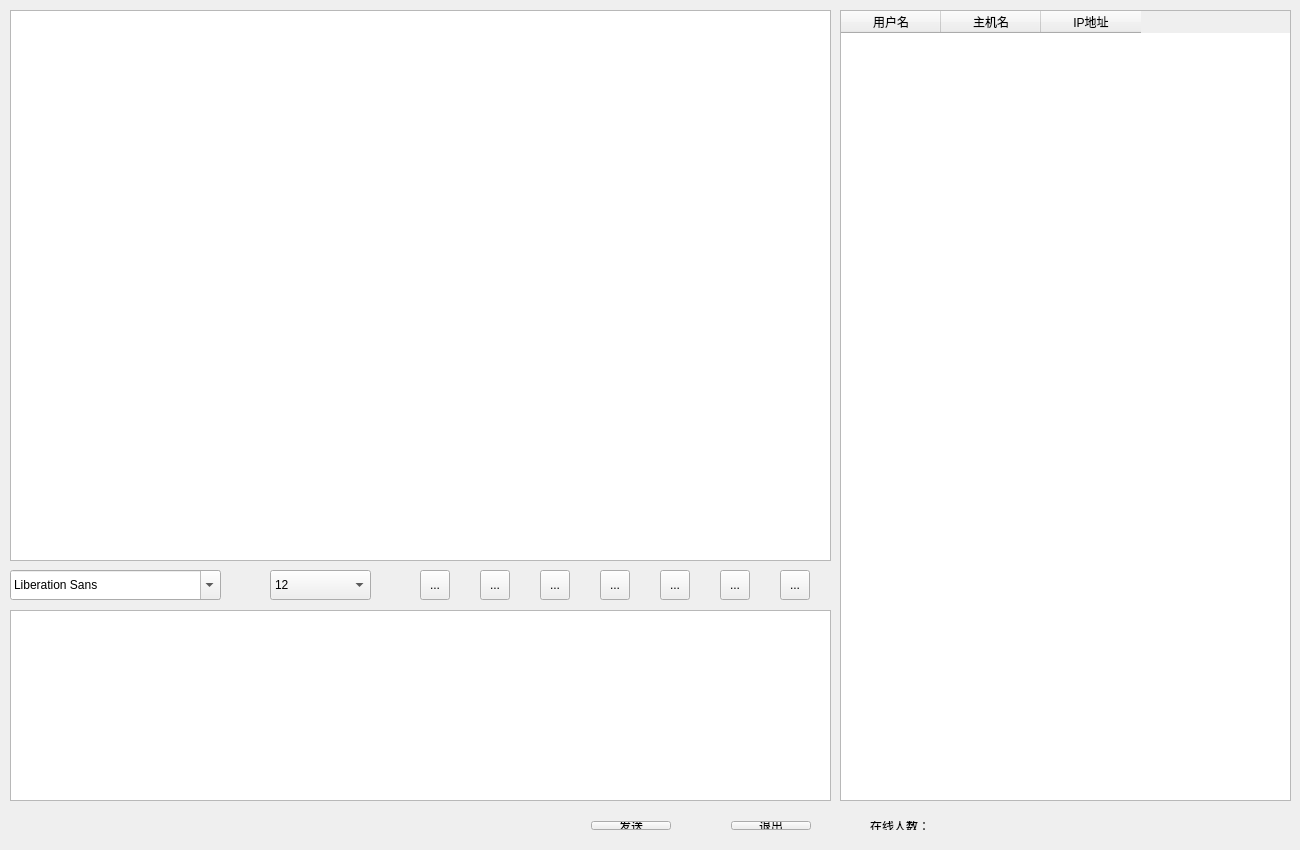
<?xml version="1.0" encoding="UTF-8"?>
<ui version="4.0">
 <class>Widget</class>
 <widget class="QWidget" name="Widget">
  <property name="geometry">
   <rect>
    <x>0</x>
    <y>0</y>
    <width>1300</width>
    <height>850</height>
   </rect>
  </property>
  <property name="minimumSize">
   <size>
    <width>1300</width>
    <height>850</height>
   </size>
  </property>
  <property name="maximumSize">
   <size>
    <width>1300</width>
    <height>850</height>
   </size>
  </property>
  <property name="windowTitle">
   <string>Qicp2.0</string>
  </property>
  <widget class="QTextBrowser" name="messageBrowser">
   <property name="geometry">
    <rect>
     <x>10</x>
     <y>10</y>
     <width>821</width>
     <height>551</height>
    </rect>
   </property>
  </widget>
  <widget class="QFontComboBox" name="fontComboBox">
   <property name="geometry">
    <rect>
     <x>10</x>
     <y>570</y>
     <width>211</width>
     <height>30</height>
    </rect>
   </property>
  </widget>
  <widget class="QComboBox" name="sizeComboBox">
   <property name="geometry">
    <rect>
     <x>270</x>
     <y>570</y>
     <width>101</width>
     <height>30</height>
    </rect>
   </property>
   <property name="currentIndex">
    <number>3</number>
   </property>
   <item>
    <property name="text">
     <string>9</string>
    </property>
   </item>
   <item>
    <property name="text">
     <string>10</string>
    </property>
   </item>
   <item>
    <property name="text">
     <string>11</string>
    </property>
   </item>
   <item>
    <property name="text">
     <string>12</string>
    </property>
   </item>
   <item>
    <property name="text">
     <string>13</string>
    </property>
   </item>
   <item>
    <property name="text">
     <string>14</string>
    </property>
   </item>
   <item>
    <property name="text">
     <string>15</string>
    </property>
   </item>
   <item>
    <property name="text">
     <string>16</string>
    </property>
   </item>
   <item>
    <property name="text">
     <string>17</string>
    </property>
   </item>
   <item>
    <property name="text">
     <string>18</string>
    </property>
   </item>
   <item>
    <property name="text">
     <string>19</string>
    </property>
   </item>
   <item>
    <property name="text">
     <string>20</string>
    </property>
   </item>
   <item>
    <property name="text">
     <string>21</string>
    </property>
   </item>
   <item>
    <property name="text">
     <string>22</string>
    </property>
   </item>
  </widget>
  <widget class="QToolButton" name="boldToolBtn">
   <property name="geometry">
    <rect>
     <x>420</x>
     <y>570</y>
     <width>30</width>
     <height>30</height>
    </rect>
   </property>
   <property name="toolTip">
    <string extracomment="加粗"/>
   </property>
   <property name="styleSheet">
    <string notr="true">#frame{border:1px solid rgb(255, 255, 255)}</string>
   </property>
   <property name="text">
    <string>...</string>
   </property>
   <property name="iconSize">
    <size>
     <width>22</width>
     <height>22</height>
    </size>
   </property>
   <property name="checkable">
    <bool>true</bool>
   </property>
  </widget>
  <widget class="QToolButton" name="italicToolBtn">
   <property name="geometry">
    <rect>
     <x>480</x>
     <y>570</y>
     <width>30</width>
     <height>30</height>
    </rect>
   </property>
   <property name="toolTip">
    <string extracomment="倾斜"/>
   </property>
   <property name="text">
    <string>...</string>
   </property>
   <property name="iconSize">
    <size>
     <width>22</width>
     <height>22</height>
    </size>
   </property>
   <property name="checkable">
    <bool>true</bool>
   </property>
  </widget>
  <widget class="QToolButton" name="underlineToolBtn">
   <property name="geometry">
    <rect>
     <x>540</x>
     <y>570</y>
     <width>30</width>
     <height>30</height>
    </rect>
   </property>
   <property name="toolTip">
    <string extracomment="下划线"/>
   </property>
   <property name="text">
    <string>...</string>
   </property>
   <property name="iconSize">
    <size>
     <width>22</width>
     <height>22</height>
    </size>
   </property>
  </widget>
  <widget class="QToolButton" name="colorToolBtn">
   <property name="geometry">
    <rect>
     <x>600</x>
     <y>570</y>
     <width>30</width>
     <height>30</height>
    </rect>
   </property>
   <property name="toolTip">
    <string extracomment="更改字体颜色"/>
   </property>
   <property name="text">
    <string>...</string>
   </property>
   <property name="iconSize">
    <size>
     <width>22</width>
     <height>22</height>
    </size>
   </property>
  </widget>
  <widget class="QToolButton" name="sendToolBtn">
   <property name="geometry">
    <rect>
     <x>660</x>
     <y>570</y>
     <width>30</width>
     <height>30</height>
    </rect>
   </property>
   <property name="toolTip">
    <string extracomment="传输文件"/>
   </property>
   <property name="text">
    <string>...</string>
   </property>
   <property name="iconSize">
    <size>
     <width>22</width>
     <height>22</height>
    </size>
   </property>
  </widget>
  <widget class="QToolButton" name="saveToolBtn">
   <property name="geometry">
    <rect>
     <x>720</x>
     <y>570</y>
     <width>30</width>
     <height>30</height>
    </rect>
   </property>
   <property name="toolTip">
    <string extracomment="保存聊天记录"/>
   </property>
   <property name="text">
    <string>...</string>
   </property>
   <property name="iconSize">
    <size>
     <width>22</width>
     <height>22</height>
    </size>
   </property>
  </widget>
  <widget class="QToolButton" name="clearToolBtn">
   <property name="geometry">
    <rect>
     <x>780</x>
     <y>570</y>
     <width>30</width>
     <height>30</height>
    </rect>
   </property>
   <property name="toolTip">
    <string extracomment="清空聊天记录"/>
   </property>
   <property name="text">
    <string>...</string>
   </property>
   <property name="iconSize">
    <size>
     <width>22</width>
     <height>22</height>
    </size>
   </property>
  </widget>
  <widget class="QTextEdit" name="messageTextEdit">
   <property name="geometry">
    <rect>
     <x>10</x>
     <y>610</y>
     <width>821</width>
     <height>191</height>
    </rect>
   </property>
  </widget>
  <widget class="QTableWidget" name="userTableWidget">
   <property name="geometry">
    <rect>
     <x>840</x>
     <y>10</y>
     <width>451</width>
     <height>791</height>
    </rect>
   </property>
   <column>
    <property name="text">
     <string>用户名</string>
    </property>
   </column>
   <column>
    <property name="text">
     <string>主机名</string>
    </property>
   </column>
   <column>
    <property name="text">
     <string>IP地址</string>
    </property>
   </column>
  </widget>
  <widget class="QWidget" name="layoutWidget">
   <property name="geometry">
    <rect>
     <x>580</x>
     <y>810</y>
     <width>361</width>
     <height>31</height>
    </rect>
   </property>
   <layout class="QHBoxLayout" name="horizontalLayout">
    <item>
     <widget class="QPushButton" name="sendButton">
      <property name="text">
       <string>发送</string>
      </property>
     </widget>
    </item>
    <item>
     <spacer name="horizontalSpacer">
      <property name="orientation">
       <enum>Qt::Horizontal</enum>
      </property>
      <property name="sizeHint" stdset="0">
       <size>
        <width>40</width>
        <height>20</height>
       </size>
      </property>
     </spacer>
    </item>
    <item>
     <widget class="QPushButton" name="exitButton">
      <property name="text">
       <string>退出</string>
      </property>
     </widget>
    </item>
    <item>
     <spacer name="horizontalSpacer_3">
      <property name="orientation">
       <enum>Qt::Horizontal</enum>
      </property>
      <property name="sizeHint" stdset="0">
       <size>
        <width>40</width>
        <height>20</height>
       </size>
      </property>
     </spacer>
    </item>
    <item>
     <widget class="QLabel" name="userNumLabel">
      <property name="text">
       <string>在线人数：</string>
      </property>
     </widget>
    </item>
   </layout>
  </widget>
 </widget>
 <layoutdefault spacing="6" margin="11"/>
 <resources/>
 <connections/>
</ui>
